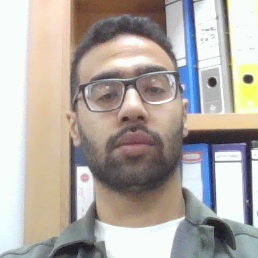
#> input picture db/740792.jpg, 258 x 258 px; its folder holds only this picture in this run
$ python -i face_engine.py   (imports and definitions only)
#> lines starting #> are read from the running program, lines starting #| are printed output that depends on the picture
### ui/theme.py
"""
Design System — «حاضر | Hader»
Colors, type, spacing and shared constants for the whole app.

Palette: warm light background, deep navy text, petrol for primary actions and
the selected item, green ONLY for confirmed attendance, amber for anything that
needs attention, red for real failures.
"""

import sys

import arabic_reshaper
from bidi.algorithm import get_display


# ─── Brand ──────────────────────────────────────────────────────
BRAND_AR = "حاضر"
BRAND_EN = "Hader"
BRAND_NAME = f"{BRAND_AR} | {BRAND_EN}"
PRODUCT_NAME = "Smart Attendance System"
# \u200e keeps the title left-to-right even though it starts with Arabic
WINDOW_TITLE = f"\u200e{BRAND_NAME} — {PRODUCT_NAME}"
APP_TITLE = BRAND_NAME
APP_SUBTITLE = PRODUCT_NAME


# ─── Colors ─────────────────────────────────────────────────────
BG_APP = "#F6F3EC"          # warm light background
BG_SURFACE = "#FFFFFF"      # cards, header
BG_SUBTLE = "#EFEAE0"       # inputs, table header, hover
BG_CAMERA = "#101828"

NAVY = "#14213D"            # primary text
NAVY_2 = "#3D4A63"          # secondary text   (8.9:1 on white)
MUTED = "#636B7C"           # captions          (5.4:1 on white)
BORDER = "#DDD6C8"
BORDER_STRONG = "#C7BEAD"

PETROL = "#0E5E6F"          # primary action / selected (7.4:1 with white)
PETROL_HOVER = "#0A4A58"
PETROL_TINT = "#E2EFF1"

GREEN = "#1D7A4C"           # attendance confirmed (5.4:1 with white)
GREEN_HOVER = "#16623D"
GREEN_TINT = "#E3F3EA"

AMBER = "#E9A23B"           # needs attention (use NAVY text on it)
AMBER_HOVER = "#D68F27"
AMBER_TEXT = "#7A4A00"      # amber text on light bg (6.6:1 on tint)
AMBER_TINT = "#FCF1DE"

RED = "#B42318"
RED_HOVER = "#912018"
RED_TINT = "#FDECEA"

FOCUS_RING = NAVY           # visible keyboard focus

# Legacy names (kept so older code keeps working)
BG_PRIMARY = BG_APP
BG_SECONDARY = BG_SURFACE
BG_TERTIARY = BG_SUBTLE
BG_ELEVATED = BG_SURFACE
ACCENT_BLUE, ACCENT_BLUE_HOVER = PETROL, PETROL_HOVER
ACCENT_GREEN, ACCENT_GREEN_HOVER = GREEN, GREEN_HOVER
ACCENT_AMBER, ACCENT_AMBER_HOVER = AMBER, AMBER_HOVER
ACCENT_RED, ACCENT_RED_HOVER = RED, RED_HOVER
TEXT_PRIMARY, TEXT_SECONDARY, TEXT_MUTED = NAVY, NAVY_2, MUTED
BORDER_COLOR, BORDER_LIGHT = BORDER, BG_SUBTLE


def hex_to_bgr(hex_color):
    h = hex_color.lstrip("#")
    r, g, b = (int(h[i:i + 2], 16) for i in (0, 2, 4))
    return (b, g, r)


# Camera overlay colors (OpenCV uses BGR)
CV_PETROL = hex_to_bgr("#2FA3B8")   # lighter petrol, readable on video
CV_GREEN = hex_to_bgr("#34C77B")
CV_AMBER = hex_to_bgr(AMBER)
#> further down, picture is the input picture: shape (258, 258, 3); mean B, G, R 165.1, 171.3, 178.4
CV_WHITE = (255, 255, 255)
SCAN_LINE_COLOR = CV_PETROL
BBOX_COLOR = CV_PETROL
VERIFIED_BG = CV_GREEN
VERIFIED_TEXT = CV_WHITE


# ─── Typography ─────────────────────────────────────────────────
# One family for Latin + Arabic. Resolved at runtime against the fonts
# installed on this machine (needs a Tk root, so it is lazy).
#   macOS:   SF Pro (Arabic glyphs come from SF Arabic automatically)
#   Windows: Segoe UI (includes Arabic)
#   Fallback everywhere: Arial (includes Arabic)
FONT_CANDIDATES = ["SF Pro Text", "SF Pro", "Segoe UI", "Noto Sans", "Helvetica Neue", "Arial"]
MONO_CANDIDATES = ["SF Mono", "Menlo", "Consolas", "DejaVu Sans Mono", "Courier New"]

_font_cache = {}


# [11 lines left out: function _resolve, not called in this run]


def font_family():
    return _resolve(FONT_CANDIDATES, "ui")


def mono_family():
    return _resolve(MONO_CANDIDATES, "mono")


# Type scale (size, weight)
TYPE = {
    "display": (30, "bold"),
    "title": (22, "bold"),
    "heading": (17, "bold"),
    "body": (15, "normal"),
    "body_bold": (15, "bold"),
    "label": (13, "bold"),
    "caption": (13, "normal"),
    "button": (15, "bold"),
    "button_lg": (17, "bold"),
    "table": (14, "normal"),
    "table_head": (12, "bold"),
}

_ctk_fonts = {}


# [9 lines left out: function font, not called in this run]


# Back-compat names some code may still import
FONT_FAMILY = "Arial"
FONT_HERO = (FONT_FAMILY, 30, "bold")
FONT_TITLE = (FONT_FAMILY, 22, "bold")
FONT_SUBTITLE = (FONT_FAMILY, 17, "normal")
FONT_BODY = (FONT_FAMILY, 15, "normal")
FONT_BODY_BOLD = (FONT_FAMILY, 15, "bold")
FONT_BUTTON = (FONT_FAMILY, 15, "bold")
FONT_BUTTON_LARGE = (FONT_FAMILY, 17, "bold")
FONT_CAPTION = (FONT_FAMILY, 13, "normal")
FONT_BADGE = (FONT_FAMILY, 13, "bold")


# ─── Spacing & sizing (4-pt grid) ───────────────────────────────
PAD_XS = 4
PAD_SM = 8
PAD_MD = 16
PAD_LG = 24
PAD_XL = 32
PAD_XXL = 48

CORNER_RADIUS = 10
CORNER_RADIUS_SM = 8
CORNER_RADIUS_LG = 14

BUTTON_HEIGHT = 44
BUTTON_HEIGHT_LARGE = 54
ENTRY_HEIGHT = 44
HEADER_HEIGHT = 64
TABLE_ROW_HEIGHT = 38

SIDEBAR_WIDTH = 380
SIDEBAR_WIDTH_WIDE = 420
PROFILE_IMAGE_SIZE = 96

MIN_WINDOW = (1180, 740)


# ─── Text direction helpers ─────────────────────────────────────
def has_arabic(text):
    return any("؀" <= ch <= "ۿ" or "ݐ" <= ch <= "ݿ" for ch in str(text or ""))


# [17 lines left out: functions format_arabic, display_text, not called in this run]


def text_anchor(text, default="w"):
    """Align Arabic-only strings to the right, everything else as default."""
    return "e" if has_arabic(text) and not any(c.isascii() and c.isalpha() for c in str(text)) else default


# ─── Sections (Academic Groups) — Demo Data ────────────────────
ACADEMIC_SECTIONS = [
    "Year 4 - Computer Science",
    "Year 4 - Information Systems",
    "Year 3 - Computer Science",
    "Year 3 - Information Systems",
]
DEFAULT_SECTION = ACADEMIC_SECTIONS[0]


# ─── Application constants ─────────────────────────────────────
INSTRUCTOR_PASSCODE = "1234"

STUDENT_DATA_EXCEL_FILE = "Student_Data.xlsx"
COL_STUDENT_ID = "University ID"
COL_STUDENT_NAME = "Student Name"
COL_STUDENT_IMAGES = "Student Photo"
COL_ATTENDANCE_DATE = "Attendance Date"
COL_ATTENDANCE_TIME = "Attendance Time"
COL_SECTION = "Section"

# Camera overlay
SCAN_LINE_SPEED = 3
SCAN_LINE_THICKNESS = 2
BBOX_THICKNESS = 3
BBOX_CORNER_LENGTH = 26
VERIFIED_DISPLAY_FRAMES = 90

# Session behaviour
AUTO_SCAN_STABLE_DETECTIONS = 3   # consecutive detections of one face before auto-scan
RESULT_HOLD_MS = 3500             # a result stays on screen at least this long
FACE_GONE_MS = 1200               # face must leave the frame this long before re-scan

### core/face_engine.py
"""
Face Recognition Engine
Uses the native Python face_recognition library for in-memory detection
and matching. No subprocess calls or temp files needed.
Runs heavy operations in background threads with callbacks.
"""

import os
import logging
import threading

import cv2
import numpy as np
import pandas as pd
import face_recognition

from ui.theme import STUDENT_DATA_EXCEL_FILE, COL_STUDENT_ID, COL_STUDENT_NAME, COL_STUDENT_IMAGES


logger = logging.getLogger(__name__)

BASE_DIR = os.getcwd()

# Matching tolerance — lower = stricter, higher = more lenient
FACE_MATCH_TOLERANCE = 0.6


class FaceEngine:
    """
    Handles face detection and recognition using the native Python
    face_recognition library. All processing happens in-memory —
    no subprocess calls or temp files.
    """

    def __init__(self):
        self.cascade_path = os.path.join(BASE_DIR, "models", "haarcascade_frontalface_default.xml")
        self.database_dir = os.path.join(BASE_DIR, "db")

        os.makedirs(self.database_dir, exist_ok=True)

        if not os.path.exists(self.cascade_path):
            logger.error(f"Haar cascade not found: {self.cascade_path}")

        self._cascade = None  # created once, reused for live detection

        # Cache known face encodings on startup to speed up matching
        self._known_encodings = []  # list of (encoding, filename_id)
        self._encodings_loaded = False
        self._load_known_faces()

    def _load_known_faces(self):
        """
        Pre-load and encode all face images from the db/ folder.
        Caches them in memory for fast comparison.
        """
        self._known_encodings = []
        try:
            for filename in os.listdir(self.database_dir):
                if filename.lower().endswith((".jpg", ".png", ".jpeg")):
                    img_path = os.path.join(self.database_dir, filename)
                    try:
                        known_image = face_recognition.load_image_file(img_path)
                        encodings = face_recognition.face_encodings(known_image)
                        if encodings:
                            file_id = filename.split(".")[0]  # e.g. "157801" from "157801.jpg"
                            self._known_encodings.append((encodings[0], file_id))
                    except Exception as e:
                        logger.warning(f"Failed to encode {filename}: {e}")

            self._encodings_loaded = True
            logger.info(f"Loaded {len(self._known_encodings)} known face(s) from database")
        except Exception as e:
            logger.error(f"Error loading known faces: {e}")

    # [40 lines left out: functions reload_known_faces, detect_face, detect_faces_boxes, not called in this run]

    def detect_faces_boxes_fast(self, image, scale=0.5):
        """
        Cheap per-frame detection for the live overlay: downscaled image and a
        cached classifier. Returns boxes (x, y, w, h) in full-frame pixels.
        """
#> called with scale = 0.5
        if image is None:
            return []
        if self._cascade is None:
            self._cascade = cv2.CascadeClassifier(self.cascade_path)
        small = cv2.resize(image, (0, 0), fx=scale, fy=scale)
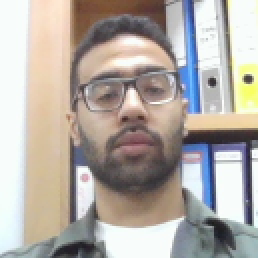
#> small: shape (129, 129, 3) (shown 2 times larger); mean B, G, R 165.2, 171.4, 178.5
        gray = cv2.cvtColor(small, cv2.COLOR_BGR2GRAY) if len(small.shape) == 3 else small
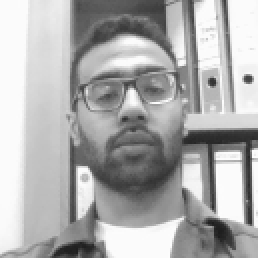
#> gray: shape (129, 129) (shown 2 times larger); min 29, max 253, mean 172.9
        faces = self._cascade.detectMultiScale(gray, scaleFactor=1.1, minNeighbors=5, minSize=(40, 40))
#> faces = [[31, 18, 67, 67]]
        return [tuple(int(v / scale) for v in f) for f in faces] if len(faces) else []

    # ─── Face Recognition ───────────────────────────────────────

    # [129 lines left out: functions recognize_face, _run_recognition, _find_match, _lookup_student_by_image_id, not called in this run]

>>> import cv2
>>> picture = cv2.imread('../db/740792.jpg')
>>> result = FaceEngine().detect_faces_boxes_fast(picture)
#> result = [(62, 36, 134, 134)]
